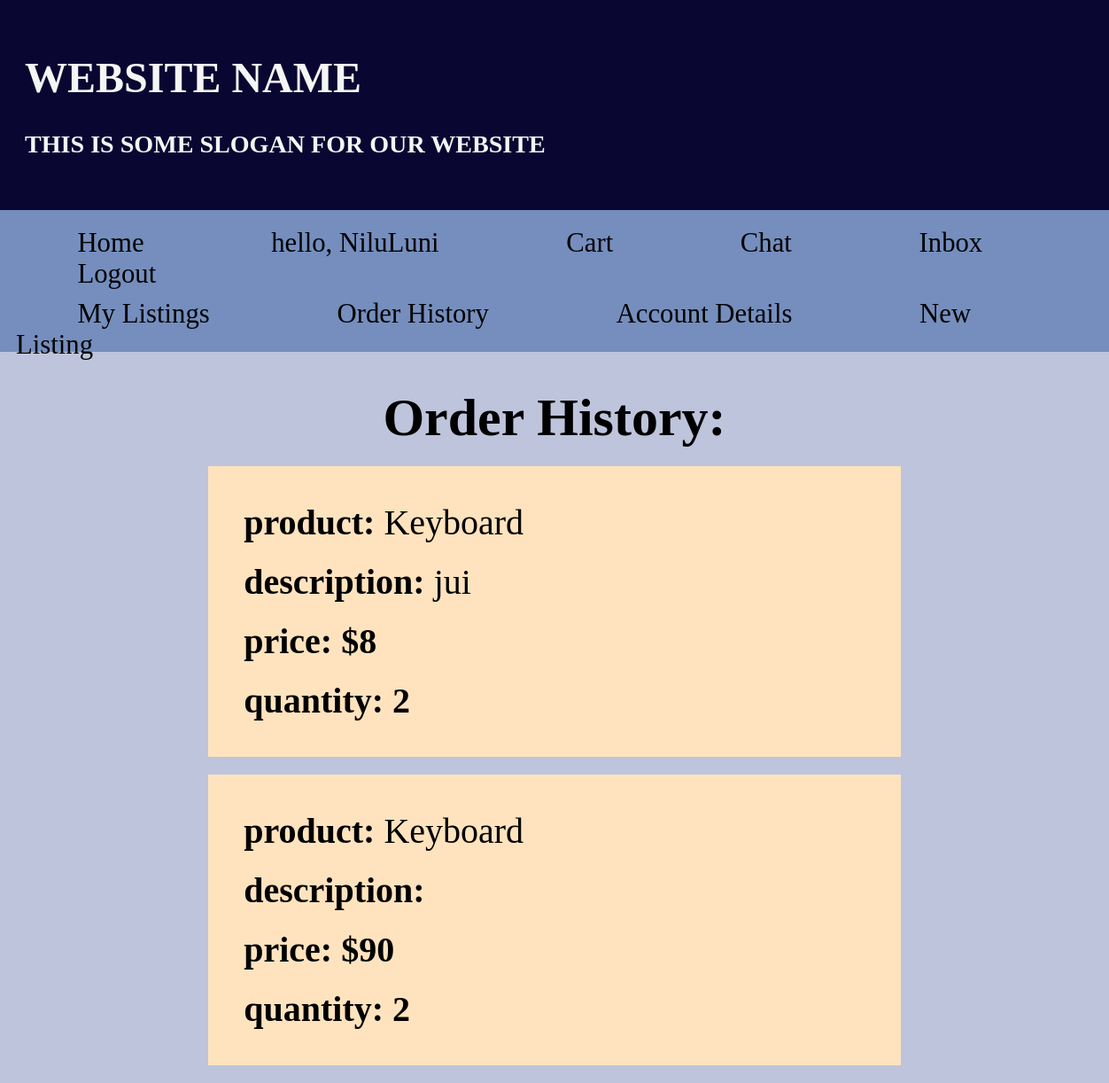
/Market/orders/ (signed in), run on the app's committed database.
### Market/models.py (models this page shows)
class Purchase(models.Model):
    user = models.ForeignKey(User, on_delete=models.CASCADE)
    product = models.ForeignKey(Product, on_delete=models.CASCADE, null=True)
    product_name = models.CharField(max_length=50, default="Name Missing")
    description = models.CharField(max_length=50, default="No Description")
    price = models.IntegerField(default=0)
    quantity = models.IntegerField(default=1)

### Market/views.py (the view)
# urls.py: path('orders/', views.order_history, name='order_history'),
@login_required
def order_history(request):
    order_hist = Purchase.objects.filter(user__username=request.session['username'])
    context = {'order_hist': order_hist}
    return render(request, 'Market/Order History.html', context)

### templates/Market/Order History.html (shortened to what this page needs)
{% extends 'Market/Account.html' %}
{% block body_plus %}
<html>
<div class="orderhistorytitle">Order History: </div>
    {% for order in order_hist %}
    <div class="oproduct">
        <div class="ofield">product: <span class="ofieldvalues">{{ order.product_name }}</span></div>
        <div class="ofield">description: <span class="ofieldvalues">{{ order.description }}</span></div>
        <div class="ofield">price: ${{ order.price }}</span></div>
        <div class="ofield">quantity: {{ order.quantity }}</span></div>
    </div>
    {% endfor %}
{% endblock %}

### templates/base.html (shortened to what this page needs)
<!DOCTYPE html>
<html lang="en">
<head>
</head>
<body>
{% block header %}
    <header>
        <div class='siteName'>
            <h1>WEBSITE NAME</h1>
            <h3>THIS IS SOME SLOGAN FOR OUR WEBSITE</h3>
        </div>
    </header>
{% endblock header %}
{% block nav %}
    <nav>
        <div class='header'>
            <a href="{% url 'home' %}">Home</a>
            {% if request.user.is_anonymous %}
                <a href="{% url 'user_login' %}">Login</a>
                <a href="{% url 'register' %}">Register</a>
            {% else %}
                <a href="{% url 'my_account' %}">hello, {{ request.session.username }}</a>
                <a href="{% url 'cart' %}">Cart</a>
                <a href="{% url 'chat_index' %}">Chat</a>
                <a onclick="openInbox()" style="cursor: pointer">Inbox</a>
                <a href="{% url 'user_logout' %}">Logout</a>
            {% endif %}
        </div>
    </nav>
{% endblock nav %}
{% block body-block %}
{% endblock %}
{% block body_plus %}
{% endblock %}
</body>
</html>

### templates/base.html (style rules this page uses)
.siteName { margin-right: -10px; margin-left: -10px; margin-top: -10px; color: whitesmoke; background-color: rgb(9, 6, 49); padding: 30px; font-family: fantasy; font-size: 150%; width: 100%; }
.header { margin-right: -10px; margin-left: -10px; background-color: rgb(117, 142, 189); padding: 20px; width: 100%; height: 40px; font-size: 120%; }
a { text-decoration: none; font-size: 160%; color: black; margin: 4%; padding:20px; }

### templates/Market/Order History.html (style rules this page uses)
html { background-color: #bec4db; }
.oproduct { border:none; padding:20px; margin-top:20px; margin-bottom: 20px; margin-left:auto; margin-right:auto; width:60%; background-color: rgb(255, 227, 190); }
.ofield { font-size: 40px; font-weight: 600; margin:20px; }
.ofieldvalues { font-weight:500; }
.orderhistorytitle { font-size:60px; font-weight: 600; text-align: center; margin-top:40px; }

### data on the page
Purchase: product_name "Keyboard", description "jui", price "8", quantity "2"
Purchase: product_name "Keyboard", price "90", quantity "2"

### other printed values
{{ request.session.username }} "NiluLuni"
